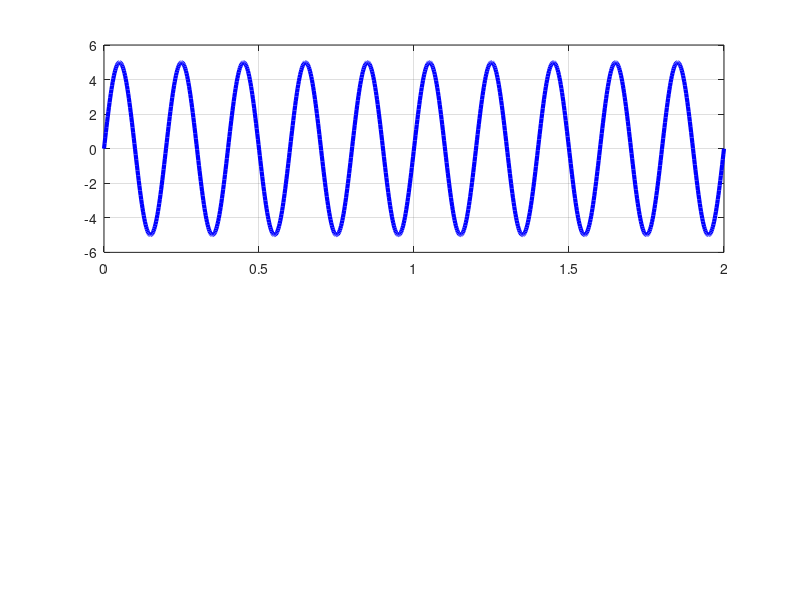

Write MATLAB code to recreate this figure. (Note: this script raises an error after producing the figure.)
% =====================================================
%  SIMPLE LOOP GENERATOR WAVEFORM SIMULATOR


clc; clear; close all;

disp('====================================================');
disp('SIMPLE LOOP GENERATOR WAVEFORM SIMULATOR');
disp('MATLAB Version - Lecture Notes Based');
disp('====================================================');

% ====================== USER INPUTS ======================
Em = input('Enter Maximum Induced EMF Em (V) [e.g. 10]: ');
f  = input('Enter Frequency of rotation (Hz) [e.g. 1]: ');

omega = 2 * pi * f;

% Time for two full rotations (clear view of waveform)
t = linspace(0, 2, 1000);          % 2 seconds = two rotations
theta = omega * t;

% ====================== CALCULATIONS ======================
e_coil       = Em * sin(theta);                    % Alternating EMF (slip rings)
e_commutator = Em * abs(sin(theta));               % Rectified output (split-ring commutator)

% Key positions (0°, 45°, 90°, ..., 360°)
positions_deg = [0, 45, 90, 135, 180, 225, 270, 315, 360];
positions_rad = deg2rad(positions_deg);
t_pos = positions_deg / 360 * 2;                   % Time corresponding to angle

disp(' ');
disp('====================================================');
disp('RESULTS');
disp('====================================================');
fprintf('Maximum EMF (Em)          = %.2f V\n', Em);
fprintf('Frequency of rotation     = %.2f Hz\n', f);
fprintf('Coil EMF                  = Em × sin(θ)     → ALTERNATING\n');
fprintf('After Commutator          = Em × |sin(θ)|   → UNIDIRECTIONAL but PULSATING\n');
disp('====================================================');

% ====================== PLOTS ======================
figure('Name','Simple Loop Generator Waveform Simulator', ...
       'Position',[100 100 1200 700]);

% ------------------- Top Plot: Alternating EMF -------------------
subplot(2,1,1);
plot(t, e_coil, 'b-', 'LineWidth', 3);
hold on;
grid on;
yline(0, '--k', 'LineWidth', 1);

title('ALTERNATING EMF in Coil (Slip Rings)', 'FontSize', 14, 'FontWeight', 'bold');
ylabel('Induced EMF (V)');
xlim([0 2]);
ylim([-Em*1.2 Em*1.2]);

% Mark key positions
for i = 1:length(positions_deg)
    plot(t_pos(i), Em*sin(positions_rad(i)), 'ro', 'MarkerSize', 8, 'LineWidth', 1.5);
    text(t_pos(i)+0.03, Em*sin(positions_rad(i))+0.8, ...
         sprintf('%d°', positions_deg(i)), 'FontSize', 10, 'Color', 'red');
end

legend('EMF in Coil (Slip Rings)', 'Location', 'best');

% ------------------- Bottom Plot: Rectified Output -------------------
subplot(2,1,2);
plot(t, e_commutator, 'r-', 'LineWidth', 3);
hold on;
grid on;
yline(0, '--k', 'LineWidth', 1);

title('UNIDIRECTIONAL but PULSATING DC after Split-Ring Commutator', ...
      'FontSize', 14, 'FontWeight', 'bold');
xlabel('Time (seconds) → One rotation = 1 second');
ylabel('Output Voltage (V)');
xlim([0 2]);
ylim([0 Em*1.2]);

% Mark key positions
for i = 1:length(positions_deg)
    plot(t_pos(i), Em*abs(sin(positions_rad(i))), 'ro', 'MarkerSize', 8, 'LineWidth', 1.5);
    text(t_pos(i)+0.03, Em*abs(sin(positions_rad(i)))+0.6, ...
         sprintf('%d°', positions_deg(i)), 'FontSize', 10, 'Color', 'red');
end

legend('Output after Commutator', 'Location', 'best');

% Overall Title
sgtitle('Simple Loop DC Generator Waveform Simulator\nAlternating EMF → Rectified by Commutator', ...
        'FontSize', 16, 'FontWeight', 'bold');

% Force figure to appear
drawnow;
figure(gcf);

disp('✅ Simulation completed! Waveform plot generated successfully.');
